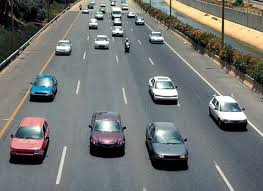
#> input picture test1.jfif, 263 x 191 px
$ jupyter execute --allow-errors yolo-traffic-count.ipynb
#> lines starting #> are read from the running program, lines starting #| are printed output that depends on the picture
[cell 1]
import cv2
import numpy as np
# Load Yolo
#> (the rest of this cell did not finish here and is left out)

[cell 2]
def countVeh(img):
    height, width, channels = img.shape
    # Detecting objects
    blob = cv2.dnn.blobFromImage(img, 0.00392, (416, 416), (0, 0, 0), True, crop=False)
    net.setInput(blob)
    outs = net.forward(output_layers)
    # Showing informations on the screen
    class_ids = []
    confidences = []
    boxes = []
    for out in outs:
        for detection in out:
            scores = detection[5:]
            class_id = np.argmax(scores)
            confidence = scores[class_id]
            if confidence > 0.5:
                # Object detected
                center_x = int(detection[0] * width)
                center_y = int(detection[1] * height)
                w = int(detection[2] * width)
                h = int(detection[3] * height)

                # Rectangle coordinates
                x = int(center_x - w / 2)
                y = int(center_y - h / 2)
                if class_id != 0:
                    boxes.append([x, y, w, h])
                    confidences.append(float(confidence))
                    class_ids.append(class_id)
    indexes = cv2.dnn.NMSBoxes(boxes, confidences, 0.5, 0.4)
    #Visualizing CCTV Footage Vehicle Detection
    #font = cv2.FONT_HERSHEY_PLAIN
    for i in range(len(boxes)):
        if i in indexes:
            x, y, w, h = boxes[i]
            label = str(classes[class_ids[i]])
            color = colors[i]
            cv2.rectangle(img, (x, y), (x + w, y + h), color, 2)
            #cv2.putText(img, label, (x, y + 30), font, 3, color, 3)


    cv2.imshow("Image", img)
    cv2.waitKey(0)
    cv2.destroyAllWindows()
    return len(indexes)

[cell 3]
def timeCount(cnt):
    cnt[cnt[:] < 3] = 3
    cnt[cnt[:] > 30 ] =30
    y = 3 * cnt
    stop_time = np.zeros((len(cnt),1))
    stop_time[0] = np.sum(y) - y[0]
    for i in range(1,len(cnt)):
        stop_time[i]=stop_time[i-1]-y[i]
    return stop_time,cnt,y

[cell 4]
#Simple Examples Similar to a Cross-Section Representing CCTV Footage like Photos taken ON Indian Roads
c = np.zeros(4)
img1 = cv2.imread("test1.jfif")
#> img1 is the input picture: shape (191, 263, 3); mean B, G, R 115.6, 117.6, 114.8
img1 = cv2.resize(img1, None, fx=2, fy=2)
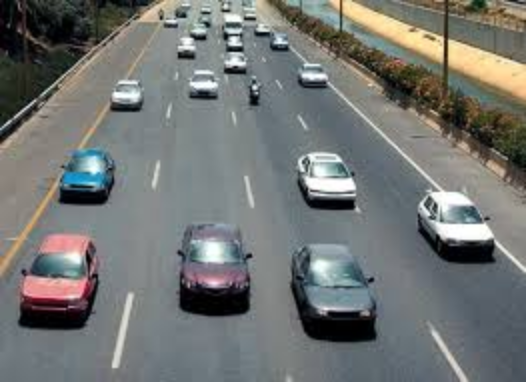
#> img1: shape (382, 526, 3); mean B, G, R 115.5, 117.5, 114.7
#> (the rest of this cell did not finish here and is left out)

img2 = cv2.imread("test2.webp")
img2 = cv2.resize(img2, None, fx=1, fy=1)
c[1] = countVeh(img2)
img3 = cv2.imread("test3.jpg")
img3 = cv2.resize(img3, None, fx=0.8, fy=0.8)
c[2] = countVeh(img3)
img4 = cv2.imread("test4.jpg")
img4 = cv2.resize(img4, None, fx=0.6, fy=0.6)
c[3] = countVeh(img4)
stop_time,cnt,go_time = timeCount(c)
print("Vehicle Count \n" + str(cnt))
print("Green/Go Time \n" + str(go_time))
print("Stop Time \n" + str(stop_time))
